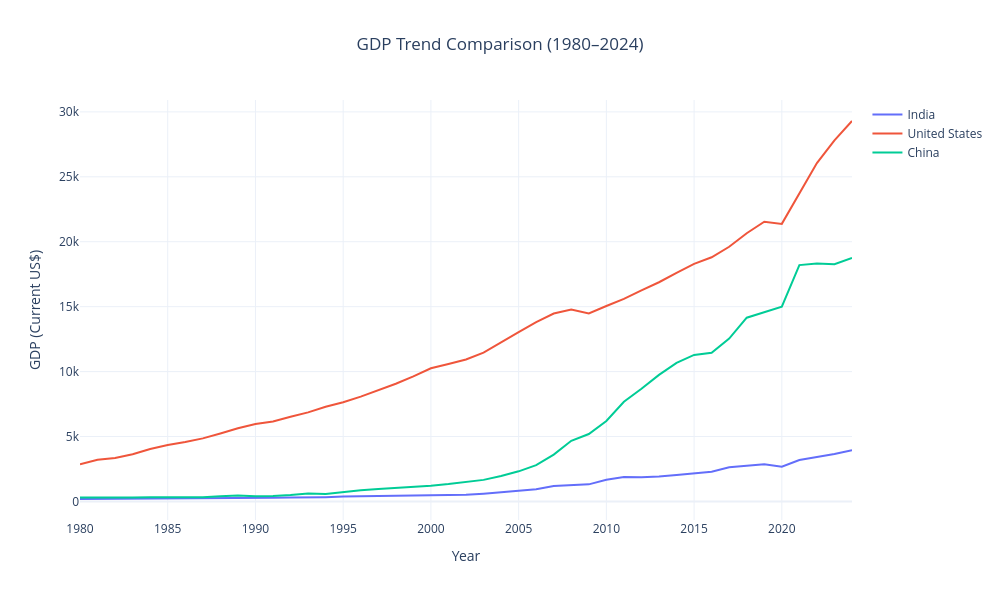

Here is the notebook cell this chart was saved with:
### Markdown cell above
### GDP Trend Comparison: India, United States, and China (1980-2024)

### Code cell
import plotly.graph_objects as go

countries = ["India", "United States", "China"]

fig = go.Figure()

for country in countries:
    data = df_clean[df_clean["Country"] == country][analysis_years].values.flatten()
    
    fig.add_trace(go.Scatter(
        x=analysis_years,
        y=data,
        mode='lines',
        name=country
    ))

fig.update_layout(
    title=dict(
        text="GDP Trend Comparison (1980–2024)",
        x=0.5
    ),
    xaxis_title="Year",
    yaxis_title="GDP (Current US$)",
    width=1000,
    height=600,
    template="plotly_white"
)

fig.show()
